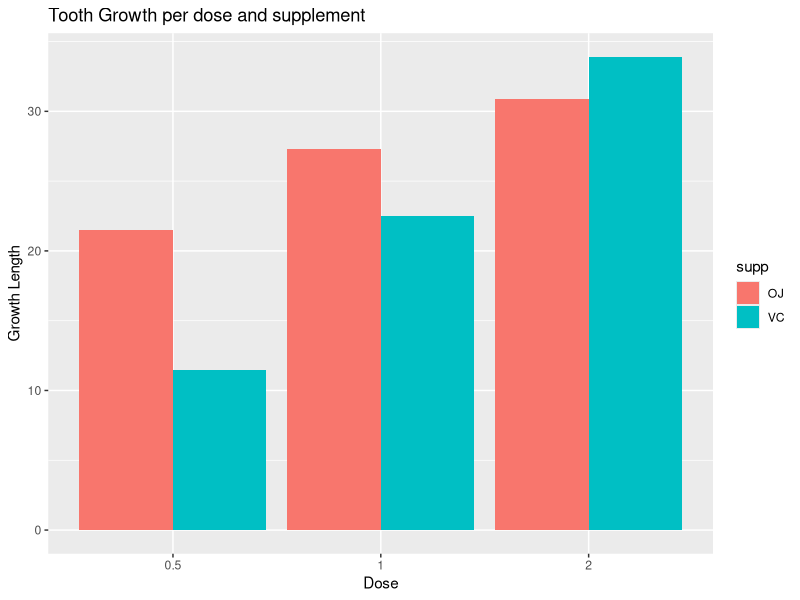

Write the R code that produced this figure.
## ---- chunk 1
knitr::opts_chunk$set(echo = TRUE, cache = TRUE, include = FALSE)


## ---- chunk 2

#load libraries
library(dplyr)
library(ggplot2)

#load data
data(ToothGrowth)

#Define Variables for simulation
set.seed(100) # set the seed value for reproducibility

## ---- chunk 3
plotdata <- ggplot(ToothGrowth, aes(as.factor(dose),len,fill = supp))
plotdata <- plotdata + geom_bar(stat = "identity", position = "dodge") + 
        labs(title = "Tooth Growth per dose and supplement", 
             x = "Dose", y = "Growth Length")

## ---- chunk 4

#Preview of data
head(ToothGrowth,15)

#Detail of data
str(ToothGrowth)

#Data Summary
summary(ToothGrowth)

#plot data
plotdata

## ---- chunk 5

#Compare tooth growth by supplement using a t-test.
t_gr_sup <- t.test(len~supp,data=ToothGrowth)
## ---- chunk 6
cat("Conf Int:",t_gr_sup$conf.int,"p-value",t_gr_sup$p.value)

## ---- chunk 7

#Compare tooth growth by supplement using a t-test.
# doses 1 and 2
t_gr_dose_1_2 <- t.test(len~dose,data=subset(ToothGrowth,
                                             dose %in% c(1, 2)))
## ---- chunk 8
#"Doses 1.0 and 2.0"
cat("Conf Int:",t_gr_dose_1_2$conf.int,"p-value",t_gr_dose_1_2$p.value)

## ---- chunk 9

#Compare tooth growth by supplement using a t-test.
# doses .5 and 1
t_gr_dose_5_1 <- t.test(len~dose,data=subset(ToothGrowth,
                                             dose %in% c(.5, 1)))
## ---- chunk 10
#"Doses 0.5 and 1.0"
cat("Conf Int:",t_gr_dose_5_1$conf.int,
    "p-value",t_gr_dose_5_1$p.value)
## ---- chunk 11

#Compare tooth growth by supplement using a t-test.
# doses .5 and 2
t_gr_dose_5_2 <- t.test(len~dose,data=subset(ToothGrowth,
                                             dose %in% c(0.5, 2)))
## ---- chunk 12
#"Doses 0.5 and 2.0"
cat("Conf Int:",t_gr_dose_5_2$conf.int,
    "p-value",t_gr_dose_5_2$p.value)

